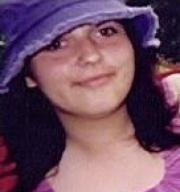
#> input picture files/file0019.jpg, 180 x 192 px; its folder holds 4 pictures in this run
$ python crop.py
#> lines starting #> are read from the running program, lines starting #| are printed output that depends on the picture
import cv2
import os
import numpy as np

images_dir = os.path.dirname(os.path.abspath(__file__))+"/files/"
cropped_dir = os.path.dirname(os.path.abspath(__file__))+"/cropped_files/"

if not os.path.exists(cropped_dir):
    os.makedirs(cropped_dir)

    for filename in os.listdir(images_dir):
        if filename.endswith('.jpg'):

            img_path = os.path.join(images_dir, filename)
            img = cv2.imread(img_path)
#> img is the input picture: shape (192, 180, 3); mean B, G, R 97.3, 77, 110.9

            # Detect faces
            gray = cv2.cvtColor(img, cv2.COLOR_BGR2GRAY)
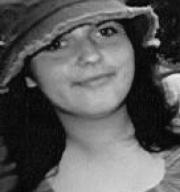
#> gray: shape (192, 180); min 2, max 236, mean 89.4
            face_cascade = cv2.CascadeClassifier(
                cv2.data.haarcascades + 'haarcascade_frontalface_default.xml')
            faces = face_cascade.detectMultiScale(
                gray, scaleFactor=1.1, minNeighbors=4)
#> faces = ()

            # Crop and save faces
            for (x, y, w, h) in faces:
                cropped_img = img[y:y+h, x:x+w]
                image = cv2.resize(cropped_img, (200, 200))
                cropped_filename = 'cropped_' + filename
                cropped_path = os.path.join(cropped_dir, cropped_filename)
                cv2.imwrite(cropped_path, image)
#> this loop made 0 passes

            # Remove The second and third columns in labels.txt
            labels = np.loadtxt('labels.txt', delimiter=' ').astype(int)[:, 0].reshape(-1, 1)
            np.savetxt(f'{cropped_dir}new_labels.txt', labels, delimiter=' ', fmt='%i')
#> pass 2 of the loop `for filename in os.listdir(images_dir):`:
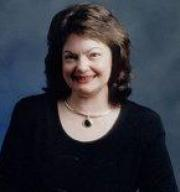
#> input picture files/file0048.jpg, 180 x 192 px
#> img is the input picture: shape (192, 180, 3); mean B, G, R 63.2, 54, 51.9
#> `gray = cv2.cvtColor(img, cv2.COLOR_BGR2GRAY)`:
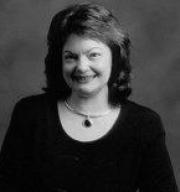
#> gray: shape (192, 180); min 0, max 234, mean 54.4
#> faces = [[56, 33, 59, 59]]
#> the loop `for (x, y, w, h) in faces:` made 1 pass
#> (x, y, w, h, cropped_filename) on pass 1: (56, 33, 59, 59, 'cropped_file0048.jpg')
#> pass 1, `cropped_img = img[y:y+h, x:x+w]`:
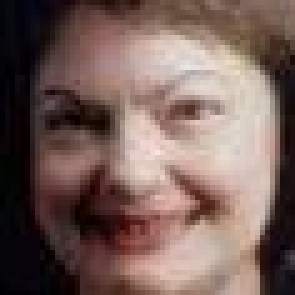
#> cropped_img: shape (59, 59, 3) (shown 5 times larger); mean B, G, R 90.1, 96.2, 119.3
#> pass 3 of the loop `for filename in os.listdir(images_dir):`:
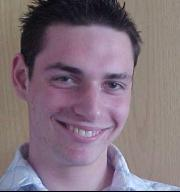
#> input picture files/file0057.jpg, 180 x 192 px
#> img is the input picture: shape (192, 180, 3); mean B, G, R 123.7, 113.2, 129.8
#> `gray = cv2.cvtColor(img, cv2.COLOR_BGR2GRAY)`:
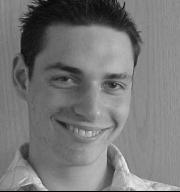
#> gray: shape (192, 180); min 1, max 246, mean 119.4
#> faces = [[26, 34, 123, 123]]
#> the loop `for (x, y, w, h) in faces:` made 1 pass
#> (x, y, w, h, cropped_filename) on pass 1: (26, 34, 123, 123, 'cropped_file0057.jpg')
#> pass 1, `cropped_img = img[y:y+h, x:x+w]`:
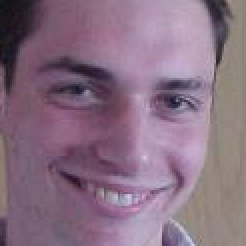
#> cropped_img: shape (123, 123, 3) (shown 2 times larger); mean B, G, R 129.9, 111.2, 136.2
#> the loop made 4 passes; the first 3 are shown
